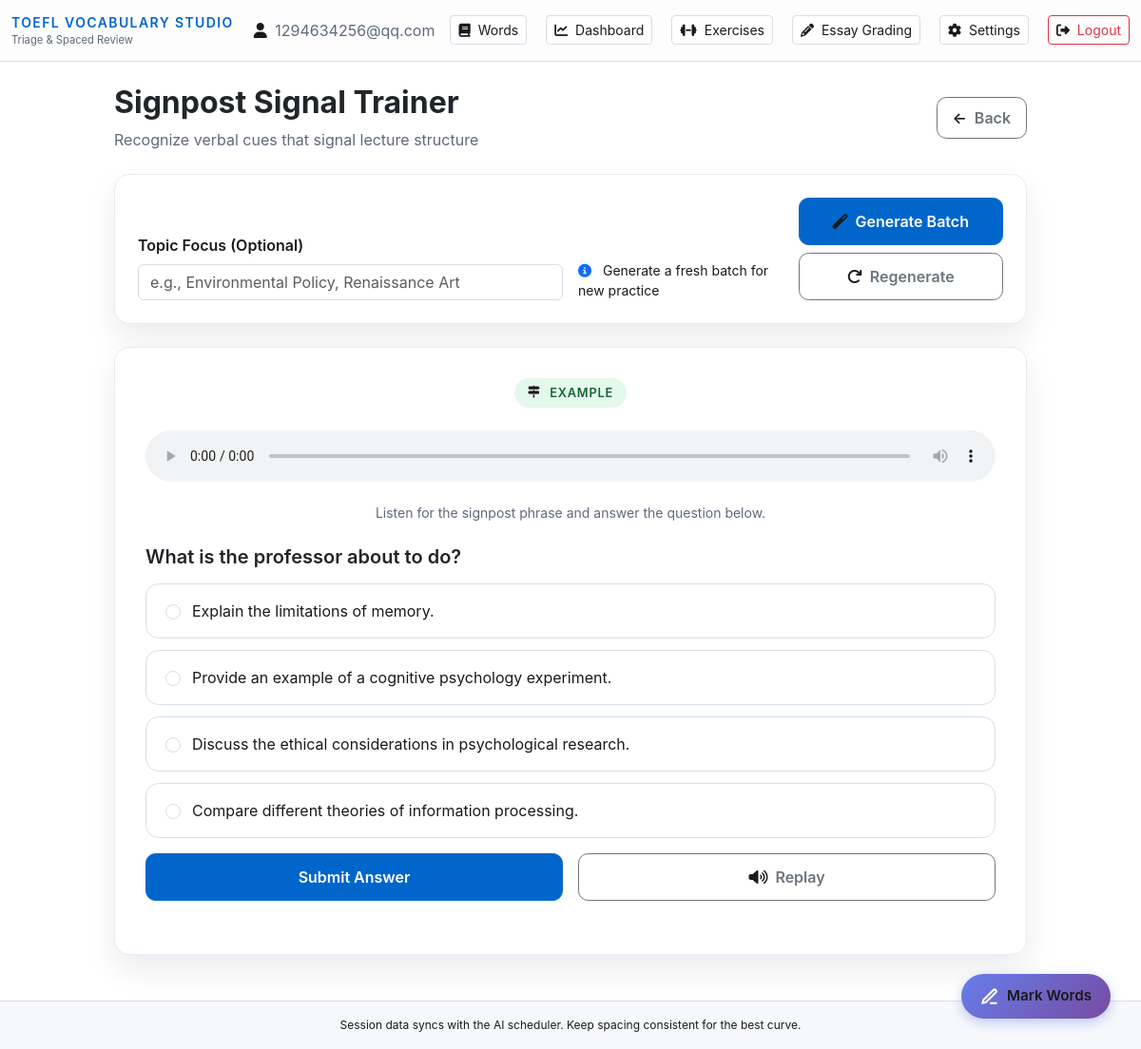
/listening/signpost (signed in), run on an earlier commit of the app's database.
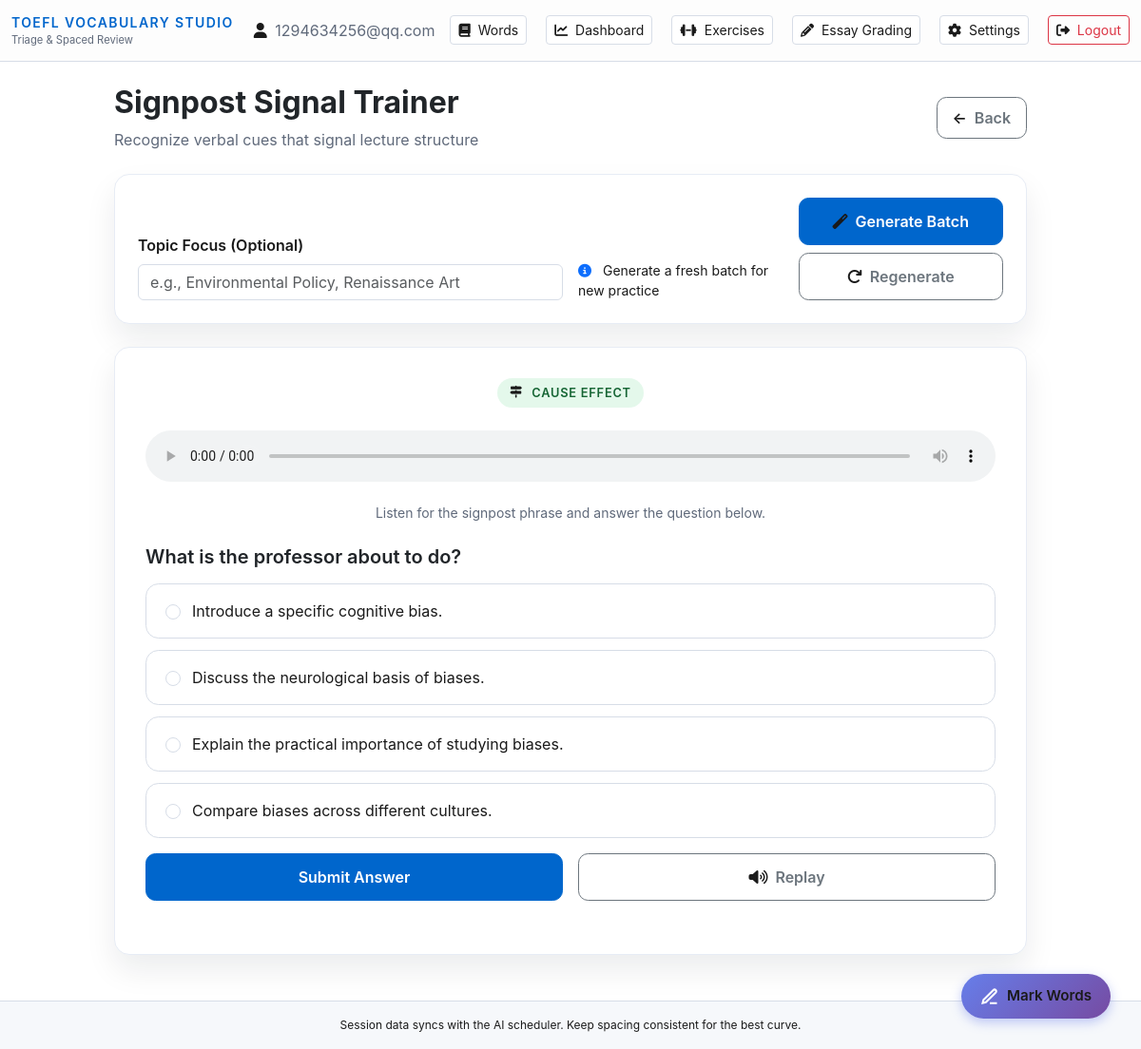
And on a later commit of the database.
### models.py (models this page shows, shortened)
class ListeningSignpost(db.Model):
    __tablename__ = 'listening_signposts'
    id = db.Column(db.Integer, primary_key=True)
    text = db.Column(db.Text, nullable=False)  # The transcript (2-3 sentences)
    signpost_phrase = db.Column(db.String(100), nullable=False)  # e.g., "In contrast..."
    signpost_category = db.Column(db.String(50), nullable=False)  # e.g., "contrast", "addition", "example"
    audio_url = db.Column(db.String(500), nullable=True)
    audio_duration_seconds = db.Column(db.Float, nullable=True)
    question_text = db.Column(db.Text, nullable=False)  # "What is the professor about to do?"
    options = db.Column(db.JSON, nullable=False)  # List of answer options
    correct_answer = db.Column(db.String(255), nullable=False)
    explanation_cn = db.Column(db.Text, nullable=True)  # Chinese explanation
    option_explanations_cn = db.Column(db.JSON, nullable=True)  # Chinese rationale per option
    created_at = db.Column(db.DateTime(timezone=True), default=utcnow, nullable=False)
    def to_dict(self):
        return {
            'id': self.id,
            'text': self.text,
            'signpost_phrase': self.signpost_phrase,
            'signpost_category': self.signpost_category,
            'audio_url': self.audio_url,
            'audio_duration_seconds': self.audio_duration_seconds,
            'question_text': self.question_text,
            'options': self.options,
            'correct_answer': self.correct_answer,
            'explanation_cn': self.explanation_cn,
            'option_explanations_cn': self.option_explanations_cn or {},
        }

### app.py (the view)
@app.route('/listening/signpost')
@login_required
def signpost_trainer():
    user = get_current_user()
    if not user:
        return redirect(url_for('login'))
    signpost_queue = session.get('signpost_queue', []) or []
    signpost_index = session.get('signpost_index', 0)
    if signpost_queue:
        if signpost_index >= len(signpost_queue):
            signpost_index = len(signpost_queue) - 1
            session['signpost_index'] = max(signpost_index, 0)
            session.modified = True
    signpost_filters = session.get('signpost_filters', {'topic': ''})
    signpost_id = session.get('signpost_current_id')
    if signpost_queue and signpost_index < len(signpost_queue):
        signpost_id = signpost_queue[signpost_index]
    signpost = None
    if signpost_id:
        signpost_record = ListeningSignpost.query.get(signpost_id)
        if signpost_record:
            signpost = signpost_record.to_dict()
    if not signpost:
        signpost_record = ListeningSignpost.query.order_by(ListeningSignpost.created_at.desc()).first()
        if signpost_record:
            signpost = signpost_record.to_dict()
            session['signpost_current_id'] = signpost_record.id
            session.modified = True
    return render_template(
        'listening/signpost.html',
        user=user,
        signpost=signpost,
        signpost_filters=signpost_filters,
        signpost_queue_remaining=max(len(signpost_queue) - signpost_index - 1, 0)
    )

### app.py (called while the page is built)
@app.before_request
def _assign_request_id():
    rid = request.headers.get("X-Request-Id") or request.headers.get("CF-Ray") or uuid4().hex[:12]
    g.request_id = rid
    g._request_start = time.monotonic()

@app.after_request
def _log_request(response):
    start = getattr(g, "_request_start", None)
    if start is not None:
        elapsed_ms = int((time.monotonic() - start) * 1000)
        current_app.logger.info("%s %s -> %s (%sms)", request.method, request.path, response.status_code, elapsed_ms)
    response.headers["X-Request-Id"] = getattr(g, "request_id", "-")
    return response

### utils.py (called while the page is built)
def login_required(f):
    @wraps(f)
    def decorated_function(*args, **kwargs):
        if 'user_id' not in session:
            flash('Please log in to access this page.', 'warning')
            return redirect(url_for('login'))
        return f(*args, **kwargs)
    return decorated_function

def get_current_user():
    user_id = session.get('user_id')
    if user_id:
        return User.query.get(user_id)
    return None

### templates/listening/signpost.html (shortened to what the changed rows need)
{% extends "base.html" %}
{% block extra_css %}
<link rel="stylesheet" href="{{ url_for('static', filename='css/listening.css') }}">
{% endblock %}
{% block content %}
<div class="listening-wrapper">
    <div class="d-flex flex-column flex-md-row align-items-md-center justify-content-between listening-header mb-4">
        <div>
            <h1 class="h2 fw-bold text-dark listening-section-title mb-2">
                Signpost Signal Trainer
            </h1>
        </div>
    </div>
    <div class="listening-card">
        {% if signpost %}
        <div class="text-center mb-4">
            <span class="listening-tag">
                <i class="fas fa-map-signs me-1"></i>
                {{ signpost.signpost_category.replace('_', ' ').title() }}
            </span>
        </div>
        <div class="listening-audio-card">
            <audio id="audio-player" controls class="w-100">
                <source src="{{ url_for('static', filename=signpost.audio_url) }}" type="audio/mpeg">
            </audio>
            <div class="text-muted small mt-3">
                Listen for the signpost phrase and answer the question below.
            </div>
        </div>
        <div id="question-section" class="mb-4">
            <h3 class="h5 fw-semibold text-dark mb-3">
                {{ signpost.question_text }}
            </h3>
            {% for option in signpost.options %}
            <label class="listening-option">
                <input
                    type="radio"
                    name="answer"
                    value="{{ option }}"
                    class="form-check-input"
                >
                <span>{{ option }}</span>
            </label>
            {% endfor %}
            <div class="listening-actions mt-3">
                <button id="submit-btn" class="btn btn-primary listening-btn">
                    Submit Answer
                </button>
                <button id="replay-btn" type="button" class="btn btn-outline-secondary listening-btn">
                    <i class="fas fa-volume-up me-2"></i>Replay
                </button>
            </div>
        </div>
        {% endif %}
    </div>
</div>
{% endblock %}

What changed in the data, as far as the page shows it:
no longer on this page (row unchanged): ListeningSignpost: signpost_category.replace "EXAMPLE", question_text "What is the professor about to do?"
added ListeningSignpost: signpost_category.replace "CAUSE EFFECT", question_text "What is the professor about to do?"
Also different on the page:
new list line: "☐ Introduce a specific cognitive Introduce a specific cognitive bias."
new list line: "☐ Discuss the neurological basis Discuss the neurological basis of biases."
new list line: "☐ Explain the practical importan Explain the practical importance of studying biases."
new list line: "☐ Compare biases across differen Compare biases across different cultures."
list line gone: "☐ Explain the limitations of mem Explain the limitations of memory."
list line gone: "☐ Provide an example of a cognit Provide an example of a cognitive psychology experiment."
list line gone: "☐ Discuss the ethical considerat Discuss the ethical considerations in psychological research."
list line gone: "☐ Compare different theories of Compare different theories of information processing."
